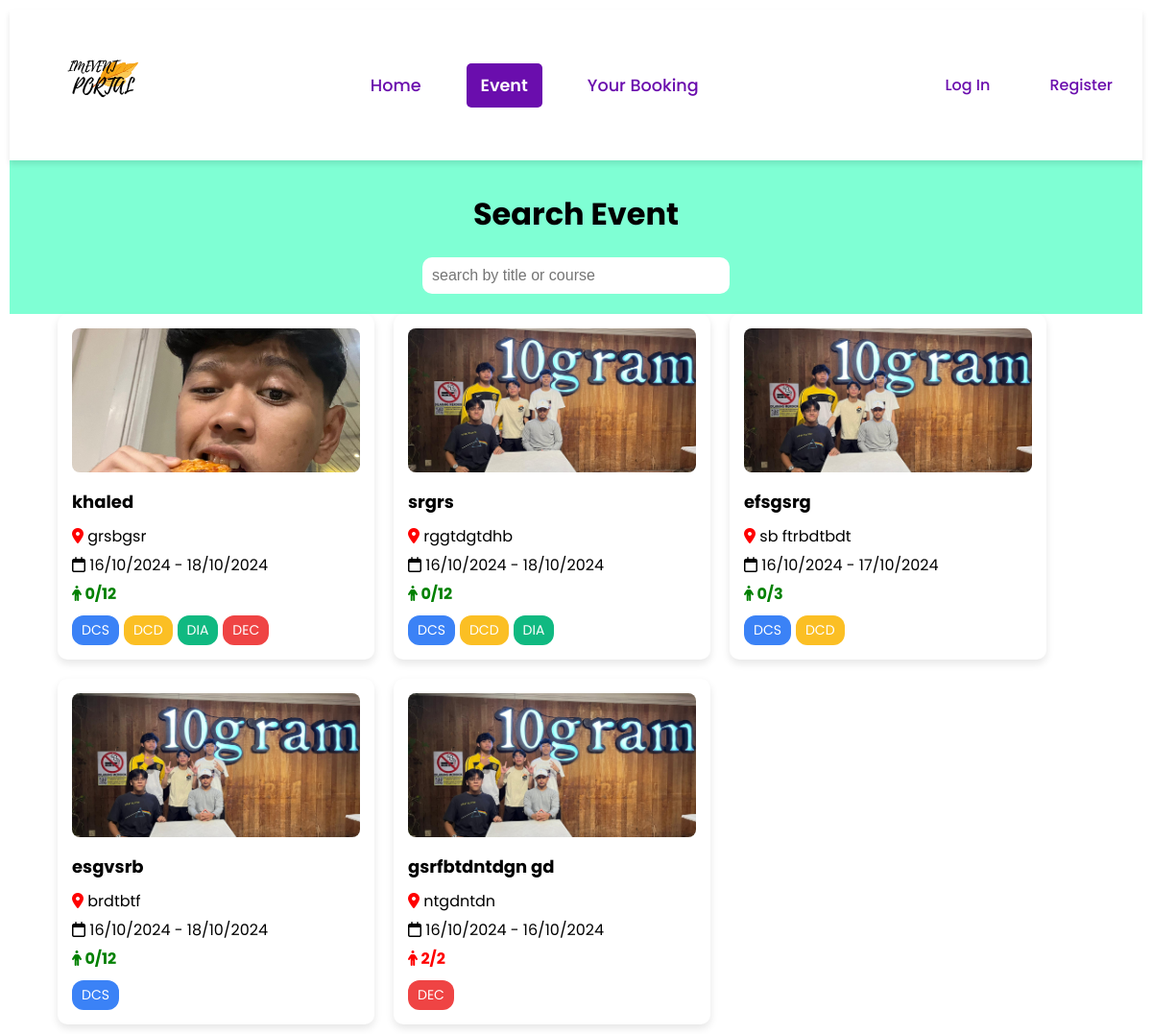
Screenshot of /event/ with the database file from the repository.
### Event/models.py (models this page shows, shortened)
class Event(models.Model):
    title = models.CharField(max_length=200)
    image = models.ImageField(upload_to='event_images/')
    description = models.TextField()
    location = models.CharField(max_length=255)
    start_date = models.DateField()
    end_date = models.DateField()
    max_tickets = models.PositiveIntegerField()
    tags = models.ManyToManyField(Tag, related_name='events', blank=True)
    created_by = models.ForeignKey(CustomUser, related_name='created_events', on_delete=models.CASCADE, limit_choices_to={'user_type': 'mpp'})

class Tag(models.Model):
    name = models.CharField(max_length=50, unique=True)

### Event/views.py (the view)
# urls.py: path('event/', views.event, name='event'),
def event(request):
    events = Event.objects.all()
    for event in events:
        event.booked_count = Booking.objects.filter(event=event).count()
    return render(request, 'event.html', {'events': events})

### Event/templates/event.html (shortened to what this page needs)
{% extends 'base.html' %}
{% load static %}
{% block extra_head %}
    <link rel="stylesheet" href="{% static 'css/event.css' %}">
{% endblock %}
{% block content %}
<div class="search">
    <div class="search-container">
        <h1>Search Event</h1>
        <input type="text" id="search-input" onkeyup="searchEvents()" placeholder="search by title or course">
    </div>
</div>
<div class="events-container" id="replaceable-content">
    {% for event in events %}
        <a href="{% url 'eventDetails' event.id %}" class="event-card">
                {% if event.image %}
                    <img src="{{ event.image.url }}" alt="{{ event.title }}">
                {% else %}
                    <p>No image available.</p>
                {% endif %}
                <div class="event-info">
                    <h2>{{ event.title }}</h2>
                    <p><i class="fa-solid fa-location-dot" style="color: red;"></i> {{ event.location }}</p>
                    <p><i class="fa-regular fa-calendar" style="color: black;"></i> {{ event.start_date|date:"d/m/Y" }} - {{ event.end_date|date:"d/m/Y" }}</p>
                    {% if event.booked_count == event.max_tickets %}
                        <p class="ticket-status full"><i class="fa-solid fa-person"></i> {{ event.booked_count }}/{{ event.max_tickets }}</p>
                    {% else %}
                        <p class="ticket-status available"><i class="fa-solid fa-person"></i> {{ event.booked_count }}/{{ event.max_tickets }}</p>
                    {% endif %}
                    <div class="tags">
                        {% for tag in event.tags.all %}
                            <span class="tag {{ tag.name|lower }}">{{ tag.name }}</span>
                        {% endfor %}
                    </div>
                </div>
            </a>
    {% endfor %}
</div>
{% endblock %}

### Event/static/css/event.css (style rules this page uses)
.search { display: flex; justify-content: center; align-items: center; height: 20vh; text-align: center; border: transparent; margin: 0 auto; background-color: aquamarine; }
.search-container { margin-bottom: 10px; display: flex; flex-direction: column; align-items: center; }
#search-input { border: none; border-radius: 10px; padding: 10px; width: 300px; font-size: 16px; }
.events-container { display: flex; flex-wrap: wrap; gap: 20px; justify-content: flex-start; margin-left: 50px; }
.event-card { width: 300px; padding: 15px; border-radius: 10px; background-color: #ffffff; box-shadow: 0 4px 8px rgba(0, 0, 0, 0.1); position: relative; text-decoration: none; color: inherit; transition: transform 0.3s ease, box-shadow 0.3s ease; }
.event-card img { width: 100%; border-radius: 8px; height: 150px; object-fit: cover; }
.event-info h2 { font-size: 18px; margin: 10px 0; }
.event-info p { margin: 5px 0; }
.ticket-status { font-size: 16px; font-weight: bold; margin-top: 10px; }
.ticket-status.full { color: red; }
.ticket-status.available { color: green; }
.tags { margin-top: 10px; display: flex; flex-wrap: wrap; gap: 5px; }
.tag { background-color: #e2e8f0; color: #2d3748; padding: 5px 10px; border-radius: 12px; font-size: 0.875rem; display: inline-block; }
.tag.dcs { background-color: #3b82f6; color: white; }
.tag.dia { background-color: #10b981; color: white; }
.tag.dcd { background-color: #fbbf24; color: white; }
.tag.dec { background-color: #ef4444; color: white; }

### Event/templates/base.html (style rules this page uses)
body { font-family: 'Poppins', sans-serif; margin: 10px; padding: 0; }

### rows the page displays
Event: image (picture), title "khaled", location "grsbgsr", start_date "16/10/2024", end_date "18/10/2024", booked_count "0", max_tickets "12"
Tag: name "DCS"
Tag: name "DCD"
Tag: name "DIA"
Tag: name "DEC"
Event: image (picture), title "srgrs", location "rggtdgtdhb", start_date "16/10/2024", end_date "18/10/2024", booked_count "0", max_tickets "12"
Event: image (picture), title "efsgsrg", location "sb ftrbdtbdt", start_date "16/10/2024", end_date "17/10/2024", booked_count "0", max_tickets "3"
Event: image (picture), title "esgvsrb", location "brdtbtf", start_date "16/10/2024", end_date "18/10/2024", booked_count "0", max_tickets "12"
Event: image (picture), title "gsrfbtdntdgn gd", location "ntgdntdn", start_date "16/10/2024", end_date "16/10/2024", booked_count "2", max_tickets "2"
